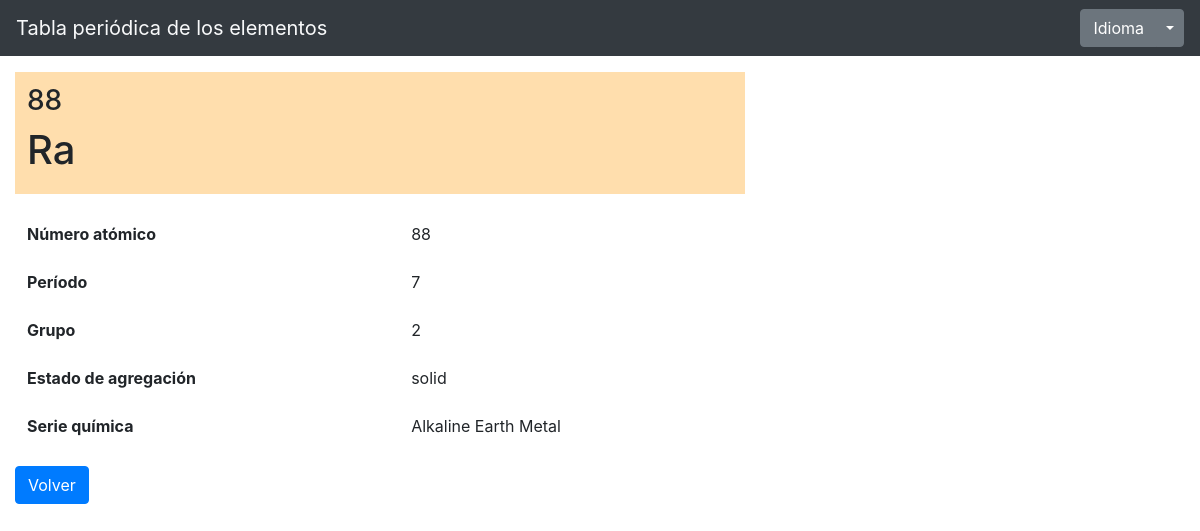
The page /element/88/ on the database as committed earlier.
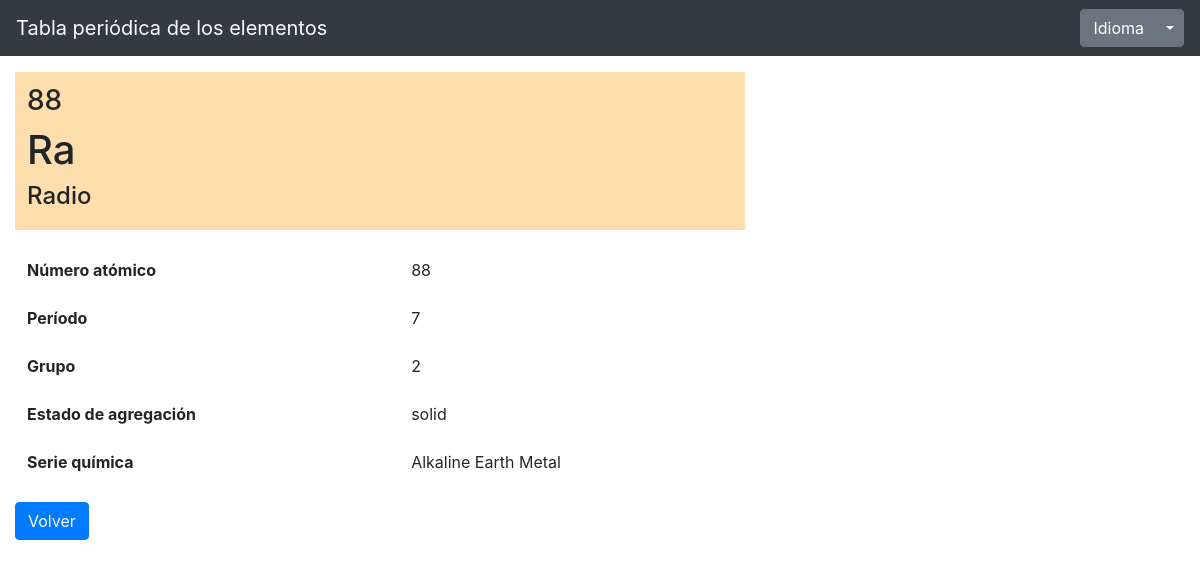
The same page on the database as committed later.
### periodictable/models.py (models this page shows)
class ChemElement(models.Model):
    atomic_number = models.IntegerField(default=0)
    name = models.CharField(max_length=200)
    symbol = models.CharField(max_length=2, unique=True)
    period = models.IntegerField(default=0)
    group = models.IntegerField(default=0)
    phase = models.CharField(max_length=100,default="")
    elem_type = models.CharField(max_length=200,default="")
    de_name = models.CharField(max_length=200,default="")
    en_name = models.CharField(max_length=200,default="")
    es_name = models.CharField(max_length=200,default="")
    fr_name = models.CharField(max_length=200,default="")
    it_name = models.CharField(max_length=200,default="")
    pt_name = models.CharField(max_length=200,default="")

### periodictable/views.py (the view)
# urls.py: path('element/<int:element_id>/', views.detail, name='detail'),
def detail(request, element_id):
    curr_lang = translation.get_language()
    element = ChemElement.objects.get(atomic_number=element_id)
    element.name = vars(element)[curr_lang+"_name"]
    context = {
        'element': element,
        'type_colors': {
            'Actinide': '#ff99cc',
            'Alkali Metal': '#ff6666',
            'Alkaline Earth Metal': '#ffdead',
            'Halogen': '#ffff99',
            'Lanthanide': '#ffbfff',
            'Metal': '#ffcc66',
            'Metalloid': '#d0a9f5',
            'Noble Gas': '#c0ffff',
            'Nonmetal': '#a0ffa0',
            'Transactinide': '#81f7be',
            'Transition Metal': '#81f7be',
        },
    }
    return render(request,'periodictable/detail.html',context)

### periodictable/templatetags/dicthash.py (called while the page is built)
@register.filter(name='hash')
def hash(h, key):
    return h[key]

### periodictable/templates/periodictable/detail.html
{% extends 'periodictable/base.html' %}
{% load dicthash %}
{% load i18n %}
{% block content %}
    <table class="table table-borderless" style="background-color: {{ type_colors|hash:element.elem_type }};">
      <tbody>
        <tr>
          <td>
            <h3>{{ element.atomic_number }}</h3>
            <h1>{{ element.symbol }}</h1>
            <h4>{{ element.name }}</h2>
          </td>
        </tr>
      </tbody>
    </table>
    <table class="table table-borderless">
      <tbody>
          <tr>
            <td><b>{% translate "label_atomic_number" %}</b></td>
            <td>{{ element.atomic_number }}</td>
          </tr>
          <tr>
            <td><b>{% translate "label_period" %}</b></td>
            <td>{{ element.period }}</td>
          </tr>
          <tr>
            <td><b>{% translate "label_group" %}</b></td>
            <td>{{ element.group }}</td>
          </tr>
          <tr>
            <td><b>{% translate "label_phase" %}</b></td>
            <td>{{ element.phase }}</td>
          </tr>
          <tr>
            <td><b>{% translate "label_type" %}</b></td>
            <td>{{ element.elem_type }}</td>
          </tr>
      </tbody>
    </table>
    <a href="{% url 'periodictable:index' %}" class="btn btn-primary">{% translate "go_back" %}</a>
{% endblock %}

Rows that differ between the two databases and show on the page:
changed ChemElement "Ra": name (not shown) → "Radio"
